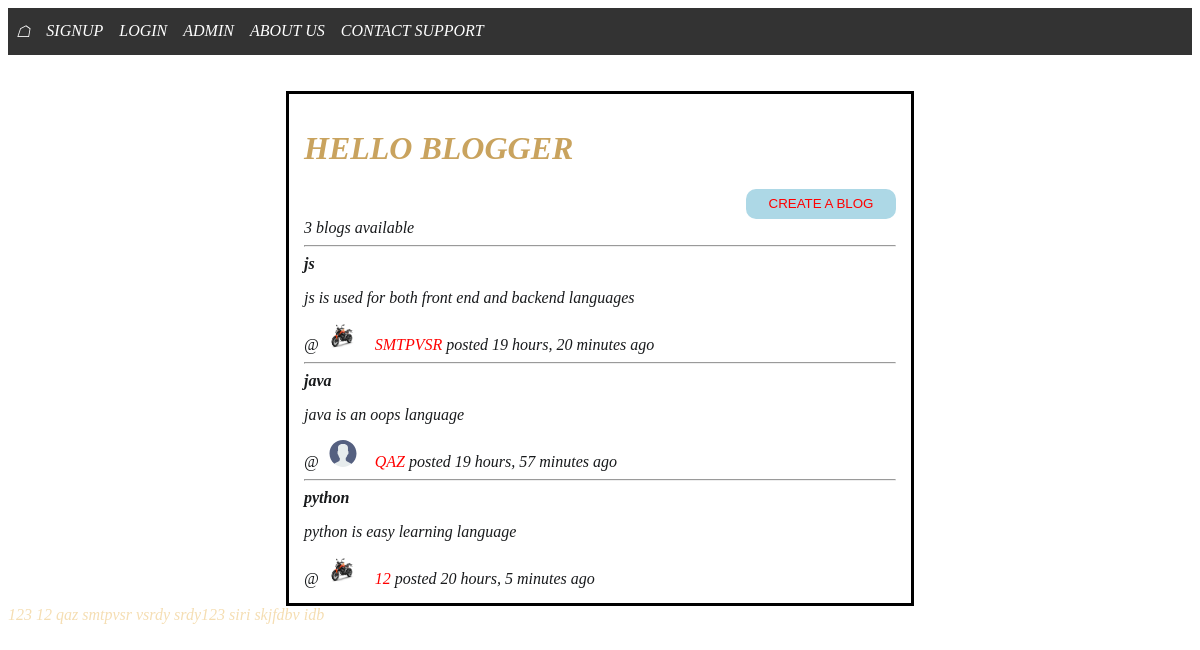
The page / on the database its author committed.
### app/models.py (models this page shows)
class Blogs(models.Model):
    blogger=models.ForeignKey(User,on_delete=models.CASCADE)
    topic=models.CharField(max_length=200,null=True)
    description= models.TextField(null=True,blank=True)
    created = models.DateTimeField(auto_now_add=True)
    updated = models.DateTimeField(auto_now=True)
    class Meta:
        ordering= ['created']

class User(AbstractUser):
    name = models.CharField(max_length=200, null=True)
    email = models.EmailField(unique=True, null=True)
    bio = models.TextField(null=True)
    dp = models.ImageField(null=True, default="avatar.svg")

### app/views.py (the view)
# urls.py: path('',views.home,name='home'),
def home(request):
    users=User.objects.all()
    blogs=Blogs.objects.filter().order_by('created').reverse()
    return render(request,'app/home.html',{'blogs':blogs,'users':users})

### templates/app/home.html (shortened to what this page needs)
{%extends 'main.html' %}
{% block content %}
<div class="home">
  <br><br>
<div class="center">
  <h1>HELLO BLOGGER</h1>
  <div align="right">
    <button class="glow-on-hover" type="button"><a href="{% url 'createblog' %}" class> create a blog</a></button>
  </div>
    {{blogs.count}} blogs available
    <br>
    {% for blog in blogs%}
    <hr>
      <strong>{{blog.topic}}</strong>
      <p>{{blog.description}}</p>
      <div>@<a href="{% url 'blogprofileview' blog.blogger.id %}"></a>
      <img src="{{blog.blogger.dp.url}}" alt="" width="40" height="27">&nbsp;&nbsp;
      <a href="{% url 'blogprofileview' blog.blogger.id %}">{{blog.blogger}}</a>
        posted {{blog.created|timesince}} ago</div>
    {% endfor %}
</div>
<div>
  {% for user in users %}
  {{user.username}}
  {% endfor %}
</div>
</div>
{% endblock %}

### templates/main.html (shortened to what this page needs)
{% load static %}
<html>
 <head>
 </head>
 <body id="tester">
    <div id='cssmenu'>
  <ul>
  <li><a href="{% url 'home' %}">&#9750;</a></li>
  {% if request.user.is_authenticated %}
  <li><a href="{% url 'profile' request.user.id %}">user info</a>
  <li><a href="{% url 'logout' %}">logout</a></li>
  {% else %}
  <li><a href="{% url 'registeruser' %}">signup</a> </li>
  <li><a href="{% url 'login' %}">Login</a> </li>
  {% endif %}
  <li><a href="/admin">Admin</a></li>
  <li><a href="{% url 'about' %}">About Us</a></li>
  <li><a href="{% url 'support' %}">Contact Support</a></li>
</ul>
</div>
   {% block content %}
   {% endblock %}
 </body>
</html>

### templates/main.html (style rules this page uses)
a { color: red; text-decoration: none; text-transform: uppercase; }
.glow-on-hover { width: 150px; height: 30px; border: none; outline: none; color: #fff; background:white; cursor: pointer; position: relative; z-index: 0; border-radius: 10px; }
.glow-on-hover:before { content: ''; background: linear-gradient(45deg, #ff0000, #ff7300, #fffb00, #48ff00, #00ffd5, #002bff, #7a00ff, #ff00c8, #ff0000); position: absolute; top: -2px; left:-2px; background-size: 400%; z-index: -1; filter: blur(5px); width: calc(100% + 4px); height: calc(100% + 4px); animation: glowing 20s linear infinite; opacity: 0; transition: opacity .3s ease-in-out; border-radius: 10px; }
.glow-on-hover:after { z-index: -1; content: ''; position: absolute; width: 100%; height: 100%; background:lightblue; left: 0; top: 0; border-radius: 10px; }
ul { list-style-type: none; margin: 0; padding: 0; overflow: hidden; background-color: #333; }
li { float: left; }
li a { display: block; color: white; text-align: center; padding: 14px 8px; text-decoration: none; }
.center { color:rgb(24, 26, 28); margin: auto; width: 50%; border: 3px solid black; padding: 15px; align-items: "center"; }
strong { color:rgb(201, 163, 94) HTML SCSS }
body { font-style: italic; background: white; color:wheat; }
h1 { color: rgb(201, 163, 94); }

### rows shown on the page
Blogs: topic "js", description "js is used for both front end and backend languages", blogger.dp (picture), blogger "SMTPVSR", created "19 hours, 20 minutes"
Blogs: topic "java", description "java is an oops language", blogger.dp (placeholder picture), blogger "QAZ", created "19 hours, 57 minutes"
Blogs: topic "python", description "python is easy learning language", blogger.dp (picture), blogger "12", created "20 hours, 5 minutes"
User: username "123"
User: username "12"
User: username "qaz"
User: username "smtpvsr"
User: username "vsrdy"
User: username "srdy123"
User: username "siri"
User: username "skjfdbv idb"

### other values the page prints
{{ blogs.count }} "3"
